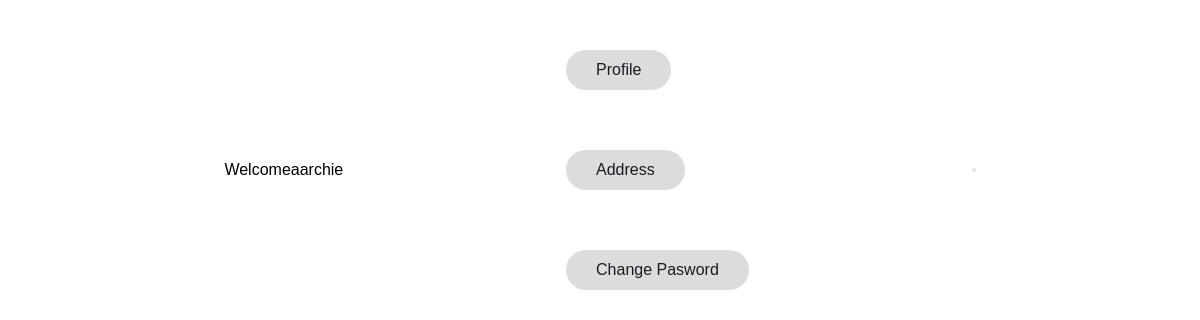
The app's page /address/ (signed in), older data.
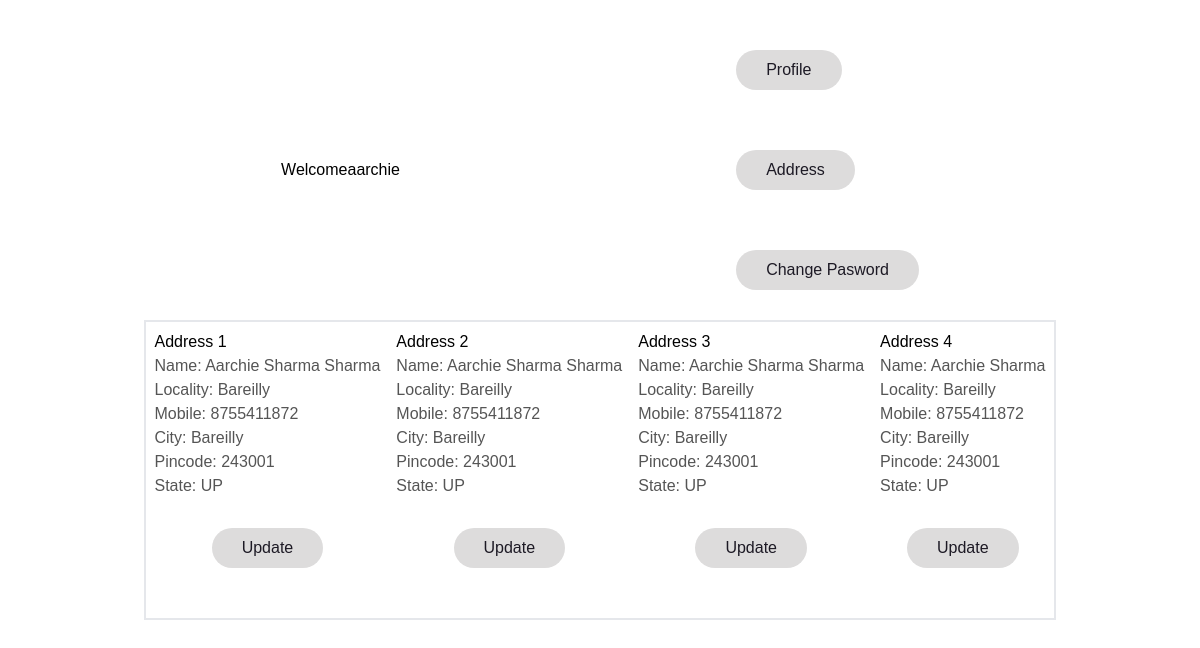
The same page, newer data.
### app/models.py (models this page shows)
class Customer(models.Model):
    user = models.ForeignKey(User,on_delete=models.CASCADE)
    name = models.CharField(max_length=200)
    locality = models.CharField(max_length=200)
    city = models.CharField(max_length=50)
    mobile = models.IntegerField(default=0)
    zipcode = models.IntegerField()
    state = models.CharField(choices=STATE_CHOICES,max_length=100)
    def __str__(self):
        return self.name

### app/views.py (the view)
# urls.py: path('address/',views.address,name='address'),
def address(request):
    add = Customer.objects.filter(user=request.user)
    print(add)
    return render(request,'app/address.html',locals())

### app/templates/app/address.html (shortened to what this page needs)
{% load static %}
<link rel="stylesheet" href="../../static/app/css/style.css"/>
<link rel="stylesheet" href="https://stackpath.bootstrapcdn.com/font-awesome/4.7.0/css/font-awesome.min.css">
<link rel="stylesheet" href="https://cdn.jsdelivr.net/npm/bootstrap-icons@1.8.1/font/bootstrap-icons.css">
<link rel="stylesheet" href="https://cdnjs.cloudflare.com/ajax/libs/font-awesome/6.4.2/css/all.min.css" />
<link rel="stylesheet" href="{% static 'app/css/owl.carousel.min.css' %}"/>
<link rel="stylesheet" href="{% static 'app/css/all.min.css' %}"/>
<link rel="stylesheet" href="https://unpkg.com/swiper/swiper-bundle.min.css" />
<script src="https://cdn.tailwindcss.com"></script>
{% block main-content %}
<div class="container my-5">
    <div class="row">
        <h3>Welcome<span class="text-capitilize">{{request.user}}</span></h3>
    <div class="col-sm-2 border-end">
        <ul class="list-unstyled">
            <li class="d-grid"><a href="{% url 'profile' %}" class="btn btn-primary">Profile</a></li>
            <li class="d-grid"><a href="{% url 'address' %}" class="btn btn-primary">Address</a></li>
            <li class="d-grid"><a href="{% url 'passwordchange' %}" class="btn btn-primary">Change Pasword</a></li>
        </ul>
    </div>
    <div class="col-lg-8 offset-lg-1 border border-2">
        <div class="row">
            {% for ad in add %}
            <div class="col-sm-6">
                <div class="card m-2">
                    <div class="card-body">
                        <h3> Address {{forloop.counter}}</h3>
                        <p>Name: {{ad.name}}</p>
                        <p>Locality: {{ad.locality}}</p>
                        <p>Mobile: {{ad.mobile}}</p>
                        <p>City: {{ad.city}}</p>
                        <p>Pincode: {{ad.zipcode}}</p>
                        <p>State: {{ad.state}}</p>
                        <p class="text-center"><a href="{% url 'updateAddress'  pk=ad.id %}" class="btn btn-primary">Update</a></p>
                    </div>
                </div>
            </div>
            {% endfor %}
    </div>
</div>
</div>
</div>
{% endblock main-content %}

### app/static/app/css/style.css (style rules this page uses)
* { margin: 0; padding: 0; box-sizing: border-box; }
a { text-decoration: none; color: white; }
.container { max-width: 1300px; margin: auto; padding-left: 25px; padding-right: 25px; }
p { color: #555; }
.row { display: flex; align-items: center; flex-wrap: wrap; justify-content: space-around; }
.btn { display: inline-block; background: rgb(221, 220, 220); color: #1d1a25; padding: 8px 30px; margin: 30px 0; border-radius: 30px; transition: background 0.5s; }
ul { list-style-type: none; }
.text-center { text-align: center; margin-bottom: 20px; }

Row changes from the older to the newer data that the page shows:
added Customer: name "Aarchie Sharma Sharma", locality "Bareilly", mobile "8755411872", city "Bareilly", zipcode "243001", state "UP"
added Customer: name "Aarchie Sharma Sharma", locality "Bareilly", mobile "8755411872", city "Bareilly", zipcode "243001", state "UP"
added Customer: name "Aarchie Sharma Sharma", locality "Bareilly", mobile "8755411872", city "Bareilly", zipcode "243001", state "UP"
added Customer: name "Aarchie Sharma", locality "Bareilly", mobile "8755411872", city "Bareilly", zipcode "243001", state "UP"
